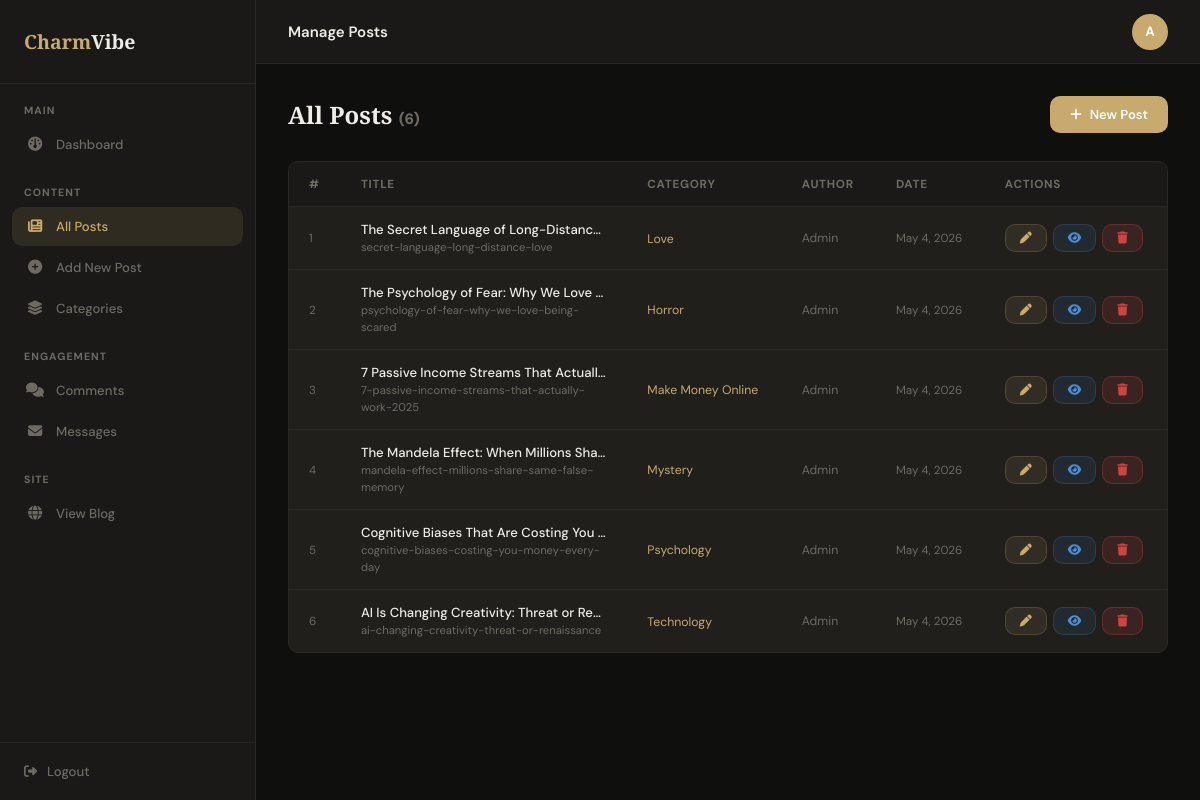
Screenshot of /admin/manage-posts.php (signed in) with the database file from the repository.
### tables this page shows
CREATE TABLE IF NOT EXISTS posts (
  id          INT UNSIGNED AUTO_INCREMENT PRIMARY KEY,
  title       VARCHAR(255) NOT NULL,
  slug        VARCHAR(280) NOT NULL UNIQUE,
  content     LONGTEXT     NOT NULL,
  excerpt     TEXT,
  image       VARCHAR(255) DEFAULT NULL,
  category_id INT UNSIGNED NOT NULL,
  author      VARCHAR(80)  NOT NULL DEFAULT 'Admin',
  tags        VARCHAR(255) DEFAULT NULL,
  created_at  DATETIME     NOT NULL DEFAULT CURRENT_TIMESTAMP,
  updated_at  DATETIME     NOT NULL DEFAULT CURRENT_TIMESTAMP ON UPDATE CURRENT_TIMESTAMP,
  FOREIGN KEY (category_id) REFERENCES categories(id) ON DELETE CASCADE
);

CREATE TABLE IF NOT EXISTS categories (
  id         INT UNSIGNED AUTO_INCREMENT PRIMARY KEY,
  name       VARCHAR(80)  NOT NULL,
  slug       VARCHAR(100) NOT NULL UNIQUE,
  icon       VARCHAR(60)  NOT NULL DEFAULT 'fa-folder',
  created_at DATETIME     NOT NULL DEFAULT CURRENT_TIMESTAMP
);

### includes/functions.php (called while the page is built, shortened)
<?php
require_once __DIR__ . '/db.php';
function getPosts(int $limit = 10, int $offset = 0, ?int $categoryId = null): array {
    global $pdo;
    $sql    = "SELECT p.*, c.name AS category_name, c.icon AS category_icon
               FROM posts p
               LEFT JOIN categories c ON p.category_id = c.id";
    $params = [];
    $sql .= " ORDER BY p.created_at DESC LIMIT ? OFFSET ?";
    $params[] = $limit;
    $params[] = $offset;
    $stmt = $pdo->prepare($sql);
    $stmt->execute($params);
    return $stmt->fetchAll();
}
function countPosts(?int $categoryId = null): int {
    global $pdo;
    if ($categoryId !== null) {
        $stmt = $pdo->prepare("SELECT COUNT(*) FROM posts WHERE category_id = ?");
        $stmt->execute([$categoryId]);
    } else {
        $stmt = $pdo->query("SELECT COUNT(*) FROM posts");
    }
    return (int) $stmt->fetchColumn();
}

### admin/manage-posts.php (the view, shortened to what this page needs)
<?php
require_once __DIR__ . '/../includes/db.php';
require_once __DIR__ . '/../includes/functions.php';
$perPage = 15;
$page    = max(1, (int)($_GET['page'] ?? 1));
$offset  = ($page - 1) * $perPage;
$posts   = getPosts($perPage, $offset);
$total   = countPosts();
?>
<!DOCTYPE html>
<html lang="en">
<head>
  <link rel="stylesheet" href="https://cdnjs.cloudflare.com/ajax/libs/font-awesome/6.5.0/css/all.min.css">
  <link rel="stylesheet" href="../assets/css/admin.css">
</head>
<body>
<?php require_once 'sidebar.php'; ?>
<div class="admin-main">
  <div class="admin-topbar">
    <div class="topbar-title">Manage Posts</div>
    <div class="topbar-right">
      <div class="admin-avatar"><?= strtoupper(substr($_SESSION['admin_user'],0,1)) ?></div>
    </div>
  </div>
  <div class="admin-content">
    <div class="admin-page-header">
      <div class="admin-page-title">All Posts <span style="font-size:1rem;color:var(--admin-muted);font-family:var(--font-body)">(<?= $total ?>)</span></div>
      <a href="add-post.php" class="admin-btn admin-btn-primary"><i class="fas fa-plus"></i> New Post</a>
    </div>
    <div class="admin-table-wrap">
      <table class="admin-table">
        <thead>
          <tr><th>#</th><th>Title</th><th>Category</th><th>Author</th><th>Date</th><th>Actions</th></tr>
        </thead>
        <tbody>
          <?php foreach ($posts as $post): ?>
          <tr>
            <td style="color:var(--admin-muted);font-size:.78rem"><?= $post['id'] ?></td>
            <td style="max-width:280px">
              <span style="font-weight:500;display:block;overflow:hidden;text-overflow:ellipsis;white-space:nowrap"><?= htmlspecialchars($post['title']) ?></span>
              <span style="font-size:.75rem;color:var(--admin-muted)"><?= htmlspecialchars($post['slug']) ?></span>
            </td>
            <td><span style="color:var(--admin-accent);font-size:.82rem"><?= htmlspecialchars($post['category_name'] ?? '—') ?></span></td>
            <td style="font-size:.82rem;color:var(--admin-muted)"><?= htmlspecialchars($post['author']) ?></td>
            <td style="font-size:.78rem;color:var(--admin-muted);white-space:nowrap"><?= date('M j, Y', strtotime($post['created_at'])) ?></td>
            <td>
              <div style="display:flex;gap:6px">
                <a href="add-post.php?edit=<?= $post['id'] ?>" class="admin-btn admin-btn-sm" style="background:rgba(200,169,110,0.1);color:var(--admin-accent);border:1px solid rgba(200,169,110,0.2)"><i class="fas fa-pen"></i></a>
                <a href="../post.php?slug=<?= urlencode($post['slug']) ?>" target="_blank" class="admin-btn admin-btn-sm" style="background:rgba(74,144,217,0.1);color:#4A90D9;border:1px solid rgba(74,144,217,0.2)"><i class="fas fa-eye"></i></a>
                <a href="manage-posts.php?delete=<?= $post['id'] ?>" class="admin-btn admin-btn-sm admin-btn-danger" onclick="return confirm('Delete this post?')"><i class="fas fa-trash"></i></a>
              </div>
            </td>
          </tr>
          <?php endforeach; ?>
        </tbody>
      </table>
    </div>
  </div>
</div>
</body></html>

### assets/css/admin.css (style rules this page uses)
:root { --admin-bg: #0F0F0E; --admin-surface: #1A1917; --admin-card: #201F1C; --admin-border: #2A2826; --admin-text: #F0EDE6; --admin-muted: #6E6A62; --admin-accent: #C8A96E; --admin-success: #3A8E64; --admin-danger: #D14343; --admin-warning: #E09A28; --admin-info: #4A90D9; --sidebar-width: 256px; --font-body: 'DM Sans', system-ui, sans-serif; --font-display: 'Playfair Display', serif; --radius: 10px; --transition: 0.2s ease; }
*, *::before, *::after { box-sizing: border-box; margin: 0; padding: 0; }
html { font-size: 15px; }
body { font-family: var(--font-body); background: var(--admin-bg); color: var(--admin-text); min-height: 100vh; display: flex; }
a { color: inherit; text-decoration: none; }
.admin-main { margin-left: var(--sidebar-width); flex: 1; min-height: 100vh; display: flex; flex-direction: column; }
.admin-topbar { padding: 0 32px; height: 64px; background: var(--admin-surface); border-bottom: 1px solid var(--admin-border); display: flex; align-items: center; justify-content: space-between; position: sticky; top: 0; z-index: 99; }
.topbar-title { font-weight: 600; font-size: 1rem; }
.topbar-right { display: flex; align-items: center; gap: 12px; }
.admin-avatar { width: 36px; height: 36px; border-radius: 50%; background: var(--admin-accent); display: flex; align-items: center; justify-content: center; font-weight: 700; font-size: 0.9rem; color: #fff; }
.admin-content { padding: 32px; flex: 1; }
.admin-table-wrap { background: var(--admin-card); border: 1px solid var(--admin-border); border-radius: var(--radius); overflow: hidden; }
.admin-table { width: 100%; border-collapse: collapse; }
.admin-table th { padding: 14px 20px; background: var(--admin-surface); text-align: left; font-size: 0.78rem; font-weight: 700; text-transform: uppercase; letter-spacing: 0.06em; color: var(--admin-muted); border-bottom: 1px solid var(--admin-border); }
.admin-table td { padding: 14px 20px; border-bottom: 1px solid var(--admin-border); font-size: 0.875rem; color: var(--admin-text); }
.admin-table tr:last-child td { border-bottom: none; }
.admin-btn { display: inline-flex; align-items: center; gap: 8px; padding: 10px 20px; border-radius: var(--radius); font-family: var(--font-body); font-size: 0.875rem; font-weight: 600; cursor: pointer; border: none; transition: all var(--transition); }
.admin-btn-primary { background: var(--admin-accent); color: #fff; }
.admin-btn-danger { background: rgba(209,67,67,0.15); color: var(--admin-danger); border: 1px solid rgba(209,67,67,0.3); }
.admin-btn-sm { padding: 7px 14px; font-size: 0.8rem; }
.admin-page-header { display: flex; align-items: center; justify-content: space-between; margin-bottom: 28px; }
.admin-page-title { font-family: var(--font-display); font-size: 1.6rem; font-weight: 900; color: var(--admin-text); }

### rows the page displays
posts: id "1", title "The Secret Language of Long-Distanc…", slug "secret-language-long-distance-love", category.name "Love", author "Admin", created_at "May 4, 2026"
posts: id "2", title "The Psychology of Fear: Why We Love…", slug "psychology-of-fear-why-we-love-being-scared", category.name "Horror", author "Admin", created_at "May 4, 2026"
posts: id "3", title "7 Passive Income Streams That Actuall…", slug "7-passive-income-streams-that-actually-work-2025", category.name "Make Money Online", author "Admin", created_at "May 4, 2026"
posts: id "4", title "The Mandela Effect: When Millions Sha…", slug "mandela-effect-millions-share-same-false-memory", category.name "Mystery", author "Admin", created_at "May 4, 2026"
posts: id "5", title "Cognitive Biases That Are Costing You…", slug "cognitive-biases-costing-you-money-every-day", category.name "Psychology", author "Admin", created_at "May 4, 2026"
posts: id "6", title "AI Is Changing Creativity: Threat or Re…", slug "ai-changing-creativity-threat-or-renaissance", category.name "Technology", author "Admin", created_at "May 4, 2026"

### other values shown
substr($_SESSION['admin_user'],0,1) "A"
$total "6"
